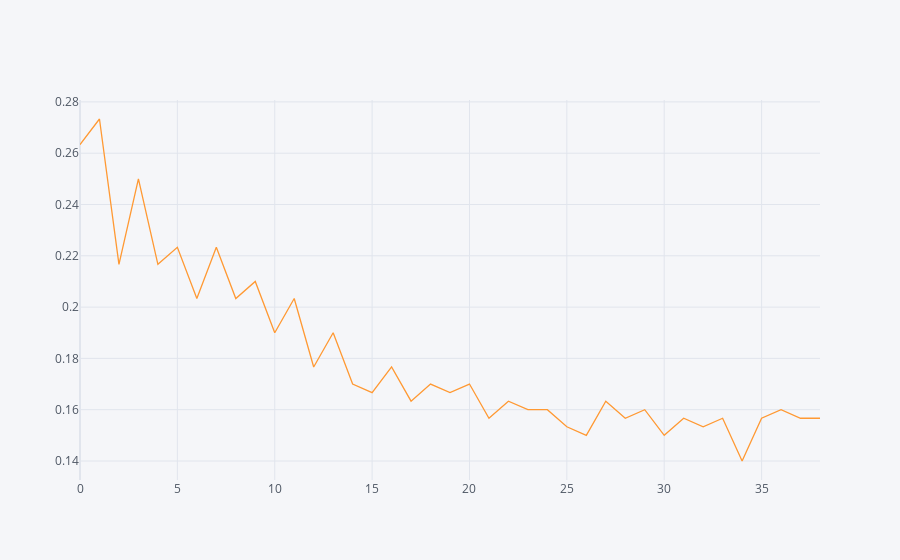

The code cell stored with this chart in its notebook:
### Code cell
import cufflinks as cf
from plotly import __version__
from plotly.offline import download_plotlyjs, init_notebook_mode, plot, iplot

print(__version__) # requires version >= 1.9.0

cf.go_offline()
init_notebook_mode(connected=True)

plt.figure(figsize=(10,6))
error_k['error'].iplot()

### Figure 1 — Plotly figure (JSON) as saved in the notebook; plotly's stock layout.template omitted (floating-point values rounded to 4 significant figures)
{"data": [{"line": {"color": "rgba(255, 153, 51, 1.0)", "dash": "solid", "shape": "linear", "width": 1.3}, "mode": "lines", "name": "error", "text": "", "type": "scatter", "x": [0, 1, 2, 3, 4, 5, 6, 7, 8, 9, 10, 11, 12, 13, 14, 15, 16, 17, 18, 19, 20, 21, 22, 23, 24, 25, 26, 27, 28, 29, 30, 31, 32, 33, 34, 35, 36, 37, 38], "y": [0.2633, 0.2733, 0.2167, 0.25, 0.2167, 0.2233, 0.2033, 0.2233, 0.2033, 0.21, 0.19, 0.2033, 0.1767, 0.19, 0.17, 0.1667, 0.1767, 0.1633, 0.17, 0.1667, 0.17, 0.1567, 0.1633, 0.16, 0.16, 0.1533, 0.15, 0.1633, 0.1567, 0.16, 0.15, 0.1567, 0.1533, 0.1567, 0.14, 0.1567, 0.16, 0.1567, 0.1567]}], "layout": {"legend": {"bgcolor": "#F5F6F9", "font": {"color": "#4D5663"}}, "paper_bgcolor": "#F5F6F9", "plot_bgcolor": "#F5F6F9", "title": {"font": {"color": "#4D5663"}}, "xaxis": {"gridcolor": "#E1E5ED", "showgrid": true, "tickfont": {"color": "#4D5663"}, "title": {"font": {"color": "#4D5663"}, "text": ""}, "zerolinecolor": "#E1E5ED"}, "yaxis": {"gridcolor": "#E1E5ED", "showgrid": true, "tickfont": {"color": "#4D5663"}, "title": {"font": {"color": "#4D5663"}, "text": ""}, "zerolinecolor": "#E1E5ED"}}}
